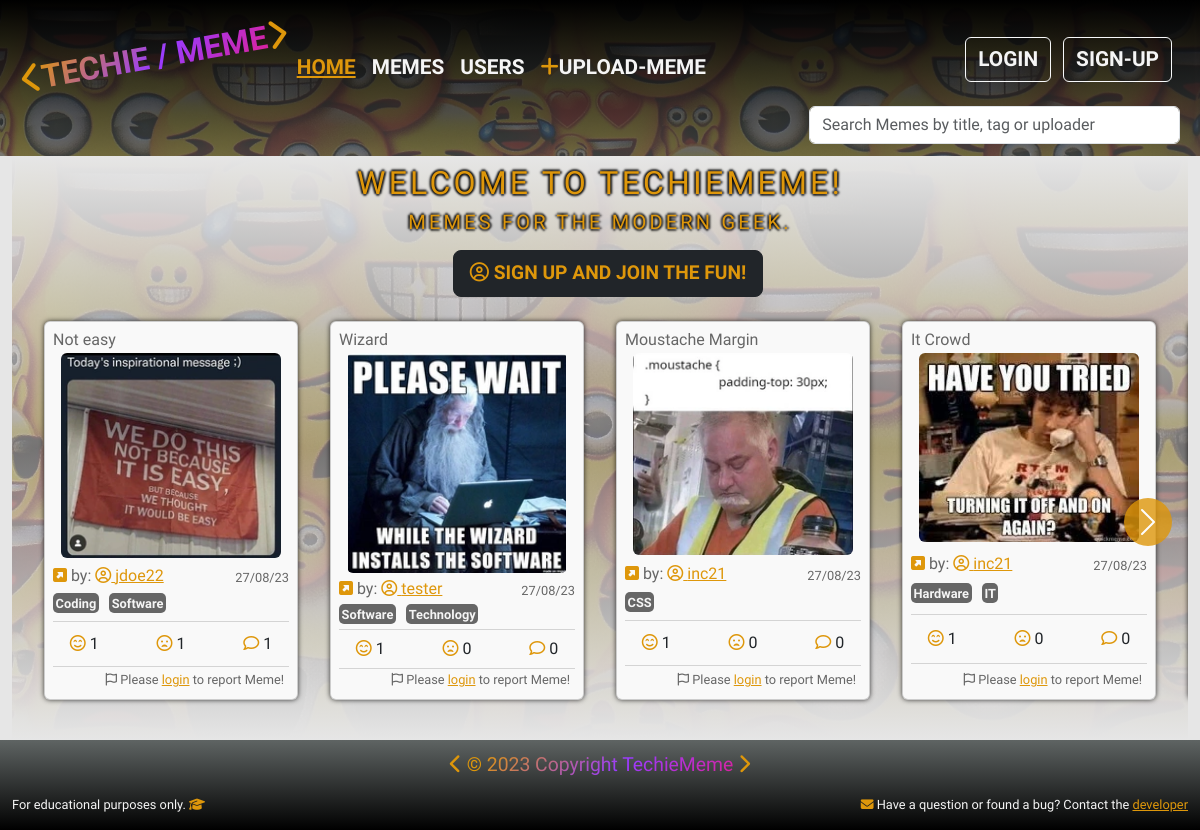
The page / on the database its author committed.
### memes/models.py (models this page shows, shortened)
class Meme(models.Model):
    uploader = models.ForeignKey(
        UserProfile, on_delete=models.SET_NULL, null=True, blank=True)
    title = models.CharField(max_length=100, null=True, blank=True)
    meme_img = ResizedImageField(size=None, upload_to='memes/',
                                 force_format='Webp', quality=95, null=True,
                                 blank=True, default='memes/default.webp')
    tags = models.ManyToManyField('Tag', blank=True)
    smiley_face = models.ManyToManyField(
        UserProfile, related_name='smiley_face', blank=True)
    sad_face = models.ManyToManyField(
        UserProfile, related_name='sad_face', blank=True)
    created = models.DateTimeField(auto_now_add=True)
    id = models.UUIDField(
        default=uuid.uuid4, unique=True, primary_key=True, editable=False)
    def total_smiley_face(self):
        return self.smiley_face.count()
    def total_sad_face(self):
        return self.sad_face.count()
    @property
    def meme_image_url(self):
        if self.meme_img and hasattr(self.meme_img, 'url'):
            return self.meme_img.url
        else:
            return '/static/images/memes/default.webp'
    class Meta:
        ordering = ['-created']

class Tag(models.Model):
    name = models.CharField(max_length=20)
    created = models.DateTimeField(auto_now_add=True)
    id = models.UUIDField(
        default=uuid.uuid4, unique=True, primary_key=True, editable=False)
    def __str__(self):
        return self.name
    class Meta:
        ordering = ['name']

### users/models.py (models this page shows, shortened)
class UserProfile(models.Model):
    user = models.OneToOneField(User, on_delete=models.CASCADE, null=True,
                                blank=True)
    username = models.CharField(max_length=50, null=True, blank=True)
    first_name = models.CharField(max_length=50, null=True, blank=True)
    last_name = models.CharField(max_length=50, null=True, blank=True)
    location = models.CharField(max_length=100, null=True, blank=True)
    email = models.EmailField(max_length=100, null=True, blank=True)
    bio = models.TextField(null=True, blank=True)
    user_img = ResizedImageField(size=None, upload_to='users/',
                                 force_format='Webp', quality=95, null=True,
                                 blank=True, default='users/default_user.webp')
    social_github = models.CharField(max_length=200, null=True, blank=True)
    social_linkedin = models.CharField(max_length=200, null=True, blank=True)
    social_facebook = models.CharField(max_length=200, null=True, blank=True)
    social_youtube = models.CharField(max_length=200, null=True, blank=True)
    social_website = models.CharField(max_length=200, null=True, blank=True)
    created = models.DateTimeField(auto_now_add=True)
    id = models.UUIDField(primary_key=True, default=uuid.uuid4, editable=False)
    def __str__(self):
        return str(self.username)
    class Meta:
        ordering = ['-created']

### memes/views.py (the view)
# urls.py: path('', views.homePage, name='home_page'),
def homePage(request):
    memes, search_form = searchMeme(request)
    context = {
        "memes": memes,
        "search_form": search_form,
        }
    return render(request, "index.html", context)

### memes/utils.py (called while the page is built)
def searchMeme(request):
    search_form = ''
    if request.GET.get('search_form'):
        search_form = request.GET.get('search_form')
    tags = Tag.objects.filter(name__icontains=search_form)
    usernames = UserProfile.objects.filter(username__icontains=search_form)
    memes = Meme.objects.distinct().filter(
        Q(title__icontains=search_form) |
        Q(tags__in=tags) |
        Q(uploader__in=usernames)
        )
    return memes, search_form

### templates/index.html (shortened to what this page needs)
{% extends 'main.html' %}
{% load static %}
{% block content %}
{% include 'carousel.html' %}
{% endblock content %}

### templates/carousel.html (shortened to what this page needs)
{% load static %}
<main>
    <div class="container-fluid">
        <div class="col-12 banner">
            <div class="row">
                <div class="col-12 text-center banner-text">
                    <h2 class="mt-2">Welcome to TechieMeme!</h2>
					<h5>Memes for the modern geek.</h5>
                </div>
            </div>
            <div class="row">
                <div class="col-12 d-flex justify-content-center m-2">
                    {% if request.user.is_authenticated %}
                    <a type="button" class="banner-btn btn btn-dark btn-lg" href="{% url 'upload_meme' %}" role="button"><i class="fa-solid fa-plus white"></i>&nbsp;UPLOAD-MEME</a>
                    {% else %}
                    <a type="button" class="banner-btn btn btn-dark btn-lg" href="{% url 'account_signup' %}" role="button"><i class="fa-regular fa-circle-user"></i> SIGN UP AND JOIN THE FUN!</a>
                    {% endif %}
                </div>
            </div>
			<div id="carouselExampleControls" class="carousel m-0" data-bs-touch="true" data-bs-interval="carousel">
				<div class="carousel-inner">
					{% for meme in memes %}
							<div class="carousel-item {% if forloop.first %} active{% endif %} col-sm-6 col-lg-4 col-xl-3 mb-4">
								<div class="card small-card mx-3 h-100">
									<div class="card-body m-1 p-1 d-grid align-content-between">
										<a class="text-decoration-none gray" href="{% url 'meme' meme.id %}">
											<h6 class="card-title mb-1">{{ meme.title|truncatechars:"23" }}</h6>
											<img src="{{meme.meme_image_url}}" class="card-img rounded-2 img-small mb-1 mx-auto d-block" alt="User Meme">
										</a>
										<div class="row-col-1 d-flex justify-content-between">
											<div><i class="fa-solid fa-square-up-right yellow"></i> by: <a href="{% url 'single_user' meme.uploader.id %}" class="card-link yellow"><i class="fa-regular fa-circle-user"></i> {{ meme.uploader }}</a></div>
											<div class="report text-right mt-1">{{ meme.created|date:"d/m/y" }}</div>
										</div>
										<div class="row">
											<div class="col-12 mb-1">
												{% for tag in meme.tags.all %}
													<span class="tag text-nowrap">{{tag}}</span>
												{% endfor %}
											</div>
										</div>
										<hr class="m-0">
										<div class="row">
											<a class="col-4 btn btn" href="{% url 'smiley-face' meme.id %}"><i class="fa-regular fa-face-smile-beam yellow"></i>&nbsp;{{ meme.total_smiley_face }}</a>
											<a class="col-4 btn btn" href="{% url 'sad-face' meme.id %}"><i class="fa-regular fa-face-frown-open yellow"></i>&nbsp;{{ meme.total_sad_face }}</a>
											<a class="col-4 btn btn" href="{% url 'meme' meme.id %}"><i class="fa-regular fa-comment yellow"></i>&nbsp;{{ meme.comment.all.count }}</a>
										</div>
										<hr class="m-0">
										{% if request.user.is_authenticated %}
										<div class="row-col-1 d-flex justify-content-end">
											<a role="button" class="btn report text-end p-0 pe-1" href="{% url 'report-meme' meme.id %}?next={{ request.path }}"><i class="fa-regular fa-flag"></i> Report Meme!</a>
										</div>
										{% else %}
										<div class="row-col-1 d-flex justify-content-end">
											<a role="button" class="btn report text-end p-0 pe-1" href="{% url 'account_login' %}?next={{request.path}}"><i class="fa-regular fa-flag"></i> Please <span class="active-link">login</span> to report Meme!</a>
										</div>
										{% endif %}
									</div>
								</div>
							</div>
							{% endfor %}
				</div>
				<button class="carousel-control-next" type="button" data-bs-target="#carouselExampleControls" data-bs-slide="next">
					<span class="carousel-control-next-icon" aria-hidden="true"></span>
				</button>
			</div>
        </div>
    </div>
</main>

### static/styles/main.css (style rules this page uses)
* { margin: 0; padding: 0; box-sizing: border-box; }
body { font-family: 'Lexend', 'Lexend Deca', sans-serif; min-height: 100vh; display: flex; flex-direction: column; background-color: #e6e6e6; }
.yellow { color: #DE970B; }
.gray { color: #666666; }
.small-card { box-shadow: 0px 0px 5px 0px rgba(0,0,0,0.75); color: #666666; background-color: #f9f9f9; max-width: 260px; }
.active-link { color: #DE970B; text-decoration: underline; list-style: none; }
.banner { background:linear-gradient(0deg, #e6e6e6, rgba(163, 162, 162, 0.7), #e6e6e6), url("../images/site/background11.webp"); background-size: cover; color: white; overflow: hidden; }
.banner-btn { font-weight: 900; font-size: 1em; color: #DE970B; font-size: 1.2em; box-shadow: 0px 0px 5px 0px rgba(0,0,0,0.75),; font-family: 'lexend deca'; text-shadow: -1px 0px 0px whitesmoke, }
.banner-text { text-transform: uppercase; color: #DE970B; text-shadow: -2px 0px 2px rgba(0,0,0,0.75), 2px 0px 2px rgba(0,0,0,0.75), 0px -2px 2px rgba(0,0,0,0.75), 0px 2px 2px rgba(0,0,0,0.75); font-family: 'lexend deca'; font-size: 1em; font-weight: 800; letter-spacing: 0.2em; }
.img-small { max-width: 220px; max-height: 220px; object-fit: contain; object-fit: center; }
.tag { background-color: #666666; color: whitesmoke; font-weight: bold; font-size: 0.8em; padding: 0.2em; border-radius: 5px; margin-right: 0.5em; }
.report { color: #666666; font-size: 0.8em; }
@media screen and (min-width: 168px) { .carousel-inner { display: flex; } }
@media screen and (min-width: 168px) { .carousel-item { display: block; margin-right: 0; flex: 0 0 calc(100%); } }
@media screen and (min-width: 468px) { .carousel-item { flex: 0 0 calc(100% / 2); } }
@media screen and (min-width: 768px) { .carousel-item { flex: 0 0 calc(100% / 3); } }
@media screen and (min-width: 1068px) { .carousel-item { flex: 0 0 calc(100% / 4); } }
.carousel-inner { padding: 1em; }
.carousel-control-prev, .carousel-control-next { width: 6vh; height: 6vh; background-color: #DE970B; border-radius: 50%; top: 50%; transform: translateY(-50%); opacity: .8; margin: 0 1em; }

### rows shown on the page
Meme: title "Not easy", meme_image_url (picture), uploader "jdoe22", created "27/08/23", total_smiley_face "1", total_sad_face "1", comment.all.count "1"
Tag: name "Coding"
Tag: name "Software"
Meme: title "Wizard", meme_image_url (picture), uploader "tester", created "27/08/23", total_smiley_face "1", total_sad_face "0", comment.all.count "0"
Tag: name "Technology"
Meme: title "Moustache Margin", meme_image_url (picture), uploader "inc21", created "27/08/23", total_smiley_face "1", total_sad_face "0", comment.all.count "0"
Tag: name "CSS"
Meme: title "It Crowd", meme_image_url (picture), uploader "inc21", created "27/08/23", total_smiley_face "1", total_sad_face "0", comment.all.count "0"
Tag: name "Hardware"
Tag: name "IT"
